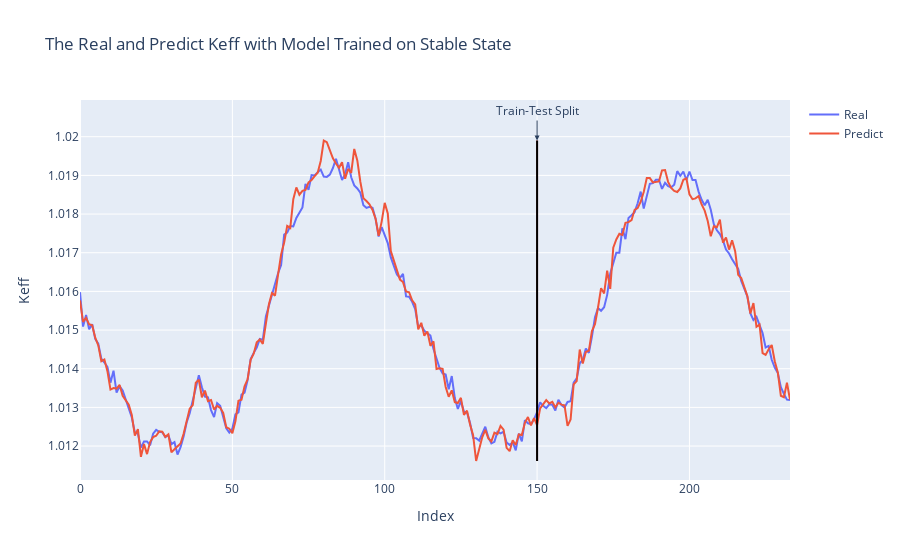

Source (notebook cell):
### Code cell
import plotly.graph_objects as go
import torch
import numpy as np
from sklearn.preprocessing import StandardScaler
from torch import nn

# Assuming 'best_model', 'data', and 'ss' (StandardScaler) are defined

X = (torch.tensor(data[:, :-1])).double()
y = (torch.tensor(data[:, -1])).double()

y_pred = best_model(X)

y_pred = y_pred.detach().numpy()

X_pred = np.append(data[:, :-1], y_pred.reshape(-1, 1), axis=1)

y_original = ss.inverse_transform(data)[:, -1]

y_pred_original = ss.inverse_transform(X_pred)[:, -1]

loss = nn.MSELoss()
print(loss(best_model(X), y).item())

# Plotly graph
fig = go.Figure()

fig.add_trace(go.Scatter(x=list(range(len(y_original))),
                         y=y_original,
                         mode='lines',
                         name='Real'))

fig.add_trace(go.Scatter(x=list(range(len(y_pred_original))),
                         y=y_pred_original,
                         mode='lines',
                         name='Predict'))

# Add a vertical line at x = 150
fig.add_shape(type='line',
              x0=150, x1=150,
              y0=min(np.min(y_original), np.min(y_pred_original)),
              y1=max(np.max(y_original), np.max(y_pred_original)),
              yref='y',
              xref='x',
              line=dict(color='rgba(255, 0, 0, 0.5)', width=2),
              name='Train Test Split')

fig.update_layout(title='The Real and Predict Keff with Model Trained on Stable State',
                  xaxis_title='Index',
                  yaxis_title='Keff',
                  annotations=[dict(x=150,
                                   y=max(np.max(y_original), np.max(y_pred_original)),
                                   xref="x", yref="y",
                                   text="Train-Test Split",
                                   showarrow=True,
                                   arrowhead=2,
                                   ax=0,
                                   ay=-30)])

# Add a vertical line at x = 150
fig.add_shape(type='line',
              x0=150, x1=150,
              y0=min(np.min(y_original), np.min(y_pred_original)),
              y1=max(np.max(y_original), np.max(y_pred_original)),
              yref='y',
              xref='x',
              line=dict(color='rgba(0, 0, 0, 1)', width=2),  # Change color to black
              name='Train Test Split')


fig.show()

### Figure 1 — Plotly figure (JSON) as saved in the notebook; plotly's stock layout.template omitted (floating-point values rounded to 4 significant figures; data arrays with more than 128 entries replaced by an {"elided": "..."} marker saying what was removed)
{"data": [{"mode": "lines", "name": "Real", "type": "scatter", "x": {"elided": "234 int values"}, "y": {"elided": "234 float values"}}, {"mode": "lines", "name": "Predict", "type": "scatter", "x": {"elided": "234 int values"}, "y": {"elided": "234 float values"}}], "layout": {"annotations": [{"arrowhead": 2, "ax": 0, "ay": -30, "showarrow": true, "text": "Train-Test Split", "x": 150, "xref": "x", "y": 1.02, "yref": "y"}], "shapes": [{"line": {"color": "rgba(255, 0, 0, 0.5)", "width": 2}, "name": "Train Test Split", "type": "line", "x0": 150, "x1": 150, "xref": "x", "y0": 1.012, "y1": 1.02, "yref": "y"}, {"line": {"color": "rgba(0, 0, 0, 1)", "width": 2}, "name": "Train Test Split", "type": "line", "x0": 150, "x1": 150, "xref": "x", "y0": 1.012, "y1": 1.02, "yref": "y"}], "title": {"text": "The Real and Predict Keff with Model Trained on Stable State"}, "xaxis": {"title": {"text": "Index"}}, "yaxis": {"title": {"text": "Keff"}}}}
